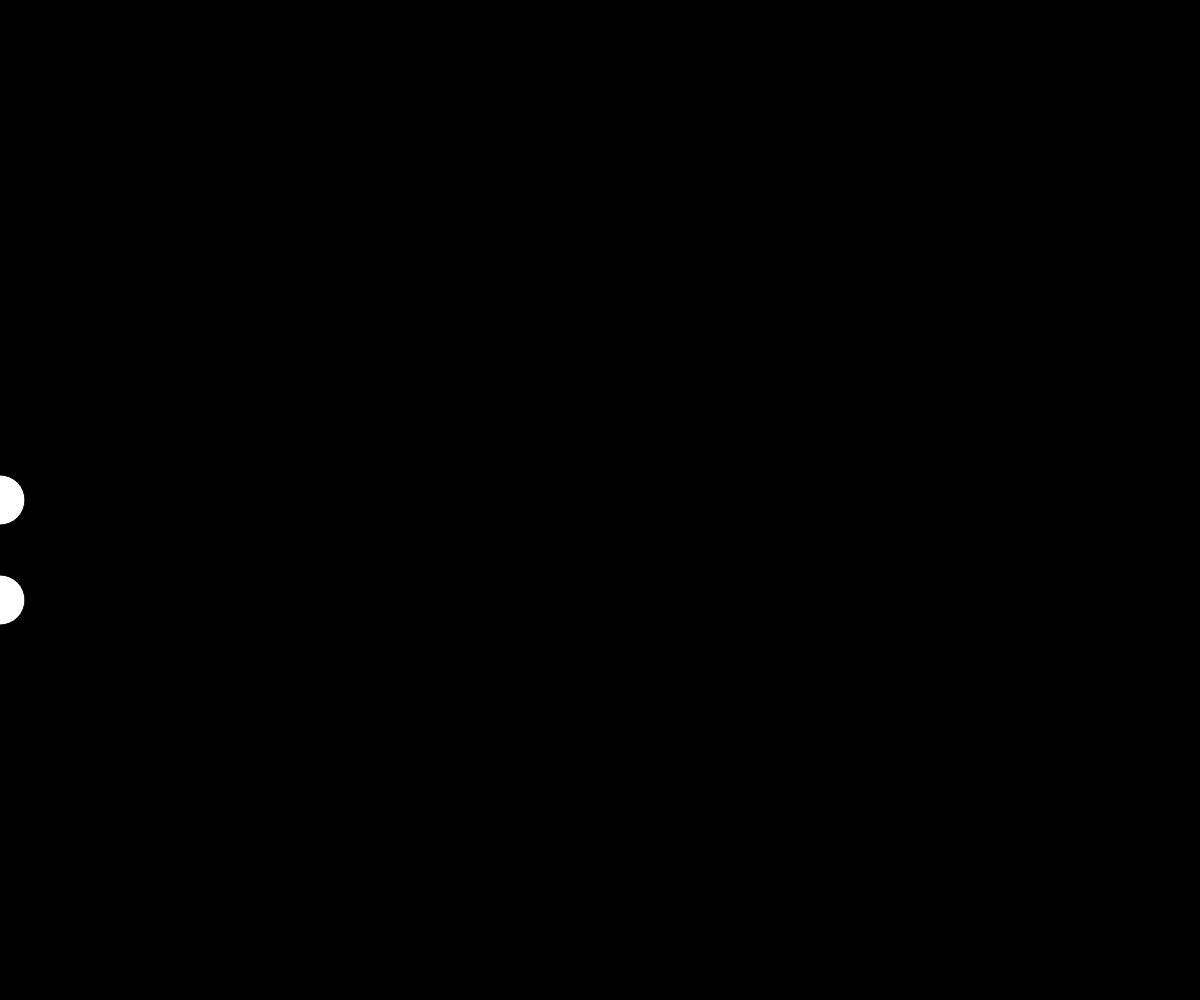
Frame 1 (no input)
Frame 60 (no input): identical to frame 1, image omitted
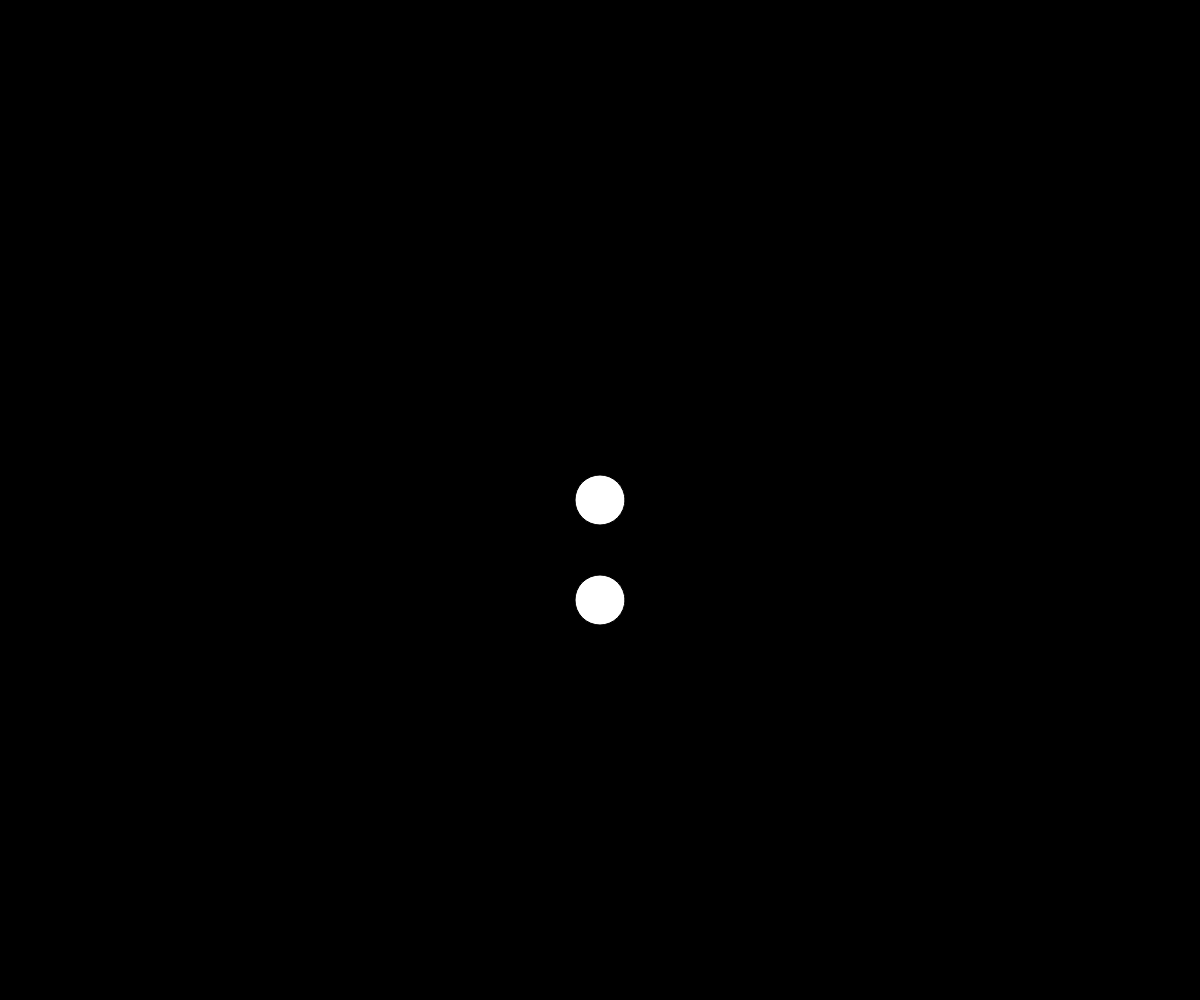
Frame 120 (the mouse pressed at the canvas centre since frame 60)

The p5.js sketch that drew these frames (run headless with seeded random() and noise() and a simulated clock; from frame 60 on, the mouse is pressed at the canvas centre):

// p5.js sketch
// ── sketch.js
let posicionPrevia = 0;
let posicionActual = 0;
function setup() {
  createCanvas(innerWidth, innerHeight);
}

function draw() {
  background(0);

  fill(255);
  ellipse(mouseX, height / 2, 50, 50);

  posicionActual = lerp(posicionPrevia, mouseX, 0.25);
  ellipse(posicionActual, height / 2 + 100, 50, 50);
  posicionPrevia = posicionActual;
}
